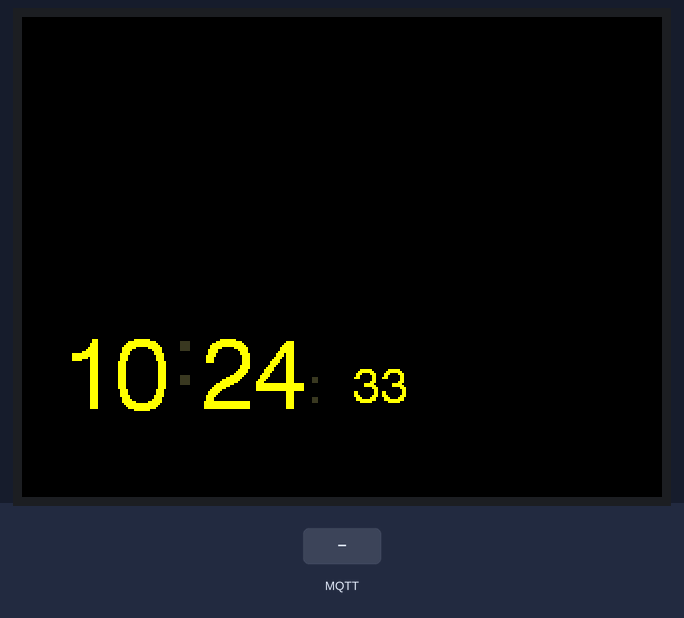
The sketch below on a simulated ESP32. On the bench: 320×240 colour display. The inputs (shaded band) are chosen by the test bench. WiFi joins after 1.5 s; servers stay silent unless stated; the local clock reads 2024-03-15 10:24:30 at power-on unless the sketch sets it; no MQTT or app messages arrive unless stated; what the sketch prints to the serial monitor is not drawn.

Above: at 3.8 s.
3.9 s: MQTT message "0" arrives on the second subscribed topic
At 5.0 s:
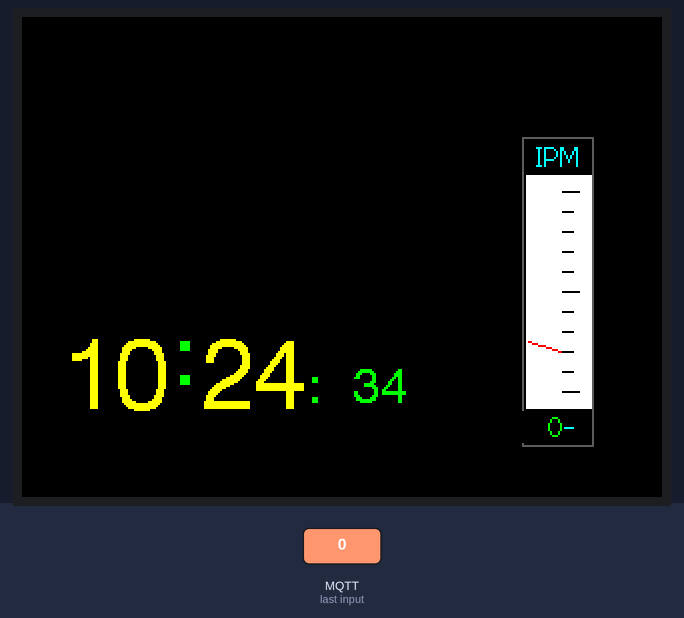
6.9 s: MQTT message "0" arrives on the first subscribed topic
At 7.6 s:
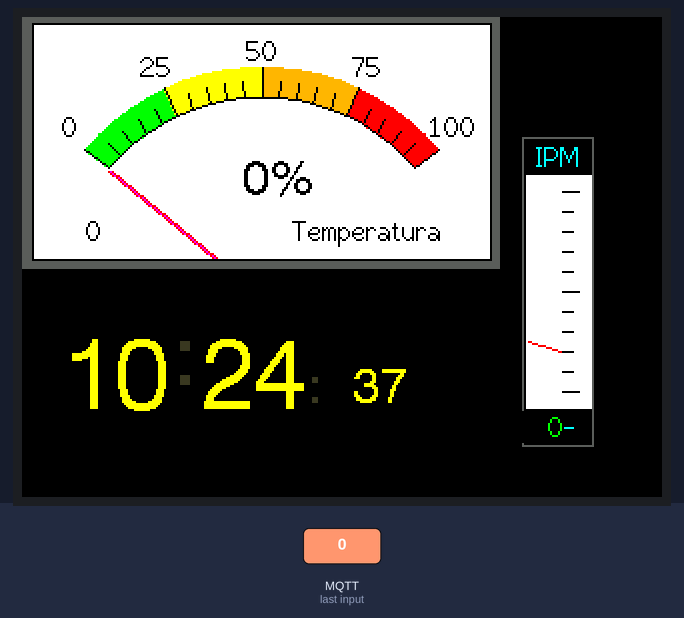
Timing chart, 0 to 9.9 s (numbered marks = the images above; inputs shaded):
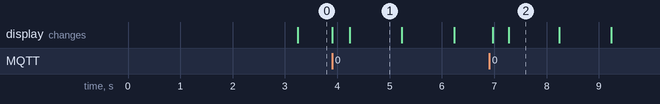

The sketch:

dasboard.ino
```cpp
#include <TFT_eSPI.h>
#include <SPI.h>
#include <WiFi.h>
#include <time.h>
#include <PubSubClient.h>

#define TFT_GREY 0x5AEB
TFT_eSPI tft = TFT_eSPI();

#define LOOP_PERIOD 35 // Display updates every 35 ms

float ltx = 0;    // Saved x coord of bottom of needle
uint16_t osx = 120, osy = 120; // Saved x & y coords
uint32_t updateTime = 0;       // time for next update

int old_analog =  -999; // Value last displayed
int old_digital = -999; // Value last displayed

int value[6] = {0, 0, 0, 0, 0, 0};
int old_value[6] = { -1, -1, -1, -1, -1, -1};
int d = 0;

//Configuracion de la red
const char* ssid = "George";
const char* password = "zsns6298";
//Configuracion de MQTT
const char* mqtt_server = "192.168.235.43";
const char* mqtt_topic = "sensor/temperatura";
const char* mqtt_topic2 = "sensor/cardio";

WiFiClient espClient;
PubSubClient client(espClient);

uint32_t targetTime = 0;
bool showCode = true;

static uint8_t conv2d(const char* p);
uint8_t hh = conv2d(__TIME__), mm = conv2d(__TIME__ + 3), ss = conv2d(__TIME__ + 6);
byte omm = 99, oss = 99;
byte xcolon = 0, xsecs = 0;
unsigned int colour = 0;

void setup() {
  Serial.begin(115200);
   tft.init(); tft.setRotation(3); tft.fillScreen(TFT_BLACK);
  tft.setTextSize(1); tft.setTextColor(TFT_YELLOW, TFT_BLACK);

  setupWiFi();
  client.setServer(mqtt_server, 1883);
  client.setCallback(callback);

}

void loop() {
    if (!client.connected())
  {
    reconnect();
  }
  client.loop();

  if (targetTime < millis()) {
    targetTime = millis() + 1000;
    struct tm timeinfo;
    if (getLocalTime(&timeinfo)) {
      hh = timeinfo.tm_hour; mm = timeinfo.tm_min; ss = timeinfo.tm_sec;
      int xpos = 20, ypos = 160, ysecs = ypos + 14;
      if (omm != mm) {
        omm = mm; xpos += tft.drawNumber(hh, xpos, ypos, 6);
        xcolon = xpos; xpos += tft.drawChar(':', xpos, ypos - 8, 6);
        xpos += tft.drawNumber(mm, xpos, ypos, 6); xsecs = xpos;
      }
      if (oss != ss) {
        oss = ss; xpos = xsecs;
        if (ss % 2) { tft.setTextColor(0x39C4, TFT_BLACK);
          xpos += tft.drawChar(':', xcolon, ypos - 8, 6);
          xpos += tft.drawChar(':', xsecs, ysecs, 4);
          tft.setTextColor(TFT_YELLOW, TFT_BLACK);
        } else {
          xpos += tft.drawChar(':', xcolon, ypos - 8, 6);
          xpos += tft.drawChar(':', xsecs, ysecs, 4);
        }
        if (ss < 10) xpos += tft.drawChar('0', xpos, ysecs, 4);
        tft.drawNumber(ss, xpos, ysecs, 4);
      }
    }
  }

}

void setupWiFi()
{
  WiFi.begin(ssid, password);
  while (WiFi.status() != WL_CONNECTED)
  {
    delay(1000);
    Serial.println("Conectando a WiFi...");
  }
  Serial.println("Conectado a WiFi");
  configTime(-6 * 3600, 0, "pool.ntp.org");
  targetTime = millis() + 1000;
}

void reconnect()
{
  while (!client.connected())
  {
    Serial.println("Conectando a MQTT...");
    if (client.connect("ESP32Client"))
    {
      Serial.println("Conectado a MQTT");
      client.subscribe(mqtt_topic);
      client.subscribe(mqtt_topic2);
    }
    else
    {
      Serial.print("Fallo en la conexion, rc=");
      Serial.println(client.state());
      delay(2000);
    }
  }
}
void callback(char *topic, byte *payload, unsigned int length) {
  // Convierte el payload a una cadena
  char payloadStr[length + 1];
  memcpy(payloadStr, payload, length);
  payloadStr[length] = '\0';

  // Convierte el payload a un entero
  int valorMQTT = atoi(payloadStr);

  // Verifica el tópico MQTT
  if (strcmp(topic, mqtt_topic) == 0) {
    // Llama a la función para actualizar la pantalla digital para topic1
    updateAnalogMeter(valorMQTT);
  } else if (strcmp(topic, mqtt_topic2) == 0) {
    // Llama a la función para actualizar la pantalla digital para topic2}
    byte d = 50;
    plotLinear("IPM", 5 * d, 60,valorMQTT);
  }
}

void updateAnalogMeter(int value)
{
  // Meter outline
  tft.fillRect(0, 0, 239, 126, TFT_GREY);
  tft.fillRect(5, 3, 230, 119, TFT_WHITE);

  tft.setTextColor(TFT_BLACK);  // Text colour

  // Draw ticks every 5 degrees from -50 to +50 degrees (100 deg. FSD swing)
  for (int i = -50; i < 51; i += 5) {
    // Long scale tick length
    int tl = 15;

    // Coodinates of tick to draw
    float sx = cos((i - 90) * 0.0174532925);
    float sy = sin((i - 90) * 0.0174532925);
    uint16_t x0 = sx * (100 + tl) + 120;
    uint16_t y0 = sy * (100 + tl) + 140;
    uint16_t x1 = sx * 100 + 120;
    uint16_t y1 = sy * 100 + 140;

    // Coordinates of next tick for zone fill
    float sx2 = cos((i + 5 - 90) * 0.0174532925);
    float sy2 = sin((i + 5 - 90) * 0.0174532925);
    int x2 = sx2 * (100 + tl) + 120;
    int y2 = sy2 * (100 + tl) + 140;
    int x3 = sx2 * 100 + 120;
    int y3 = sy2 * 100 + 140;

    // Green zone limits
    if (i >= -50 && i < 0) {
      tft.fillTriangle(x0, y0, x1, y1, x2, y2, TFT_GREEN);
      tft.fillTriangle(x1, y1, x2, y2, x3, y3, TFT_GREEN);
    }

    // Yellow zone limits
    if (i >= -25 && i < 0) {
      tft.fillTriangle(x0, y0, x1, y1, x2, y2, TFT_YELLOW);
      tft.fillTriangle(x1, y1, x2, y2, x3, y3, TFT_YELLOW);
    }

    // Orange zone limits
    if (i >= 0 && i < 25) {
      tft.fillTriangle(x0, y0, x1, y1, x2, y2, TFT_ORANGE);
      tft.fillTriangle(x1, y1, x2, y2, x3, y3, TFT_ORANGE);
    }

    // Orange zone limits
    if (i >= 25 && i < 50) {
      tft.fillTriangle(x0, y0, x1, y1, x2, y2, TFT_RED);
      tft.fillTriangle(x1, y1, x2, y2, x3, y3, TFT_RED);
    }

    // Short scale tick length
    if (i % 25 != 0) tl = 8;

    // Recalculate coords incase tick lenght changed
    x0 = sx * (100 + tl) + 120;
    y0 = sy * (100 + tl) + 140;
    x1 = sx * 100 + 120;
    y1 = sy * 100 + 140;

    // Draw tick
    tft.drawLine(x0, y0, x1, y1, TFT_BLACK);

    // Check if labels should be drawn, with position tweaks
    if (i % 25 == 0) {
      // Calculate label positions
      x0 = sx * (100 + tl + 10) + 120;
      y0 = sy * (100 + tl + 10) + 140;
      switch (i / 25) {
        case -2: tft.drawCentreString("0", x0, y0 - 12, 2); break;
        case -1: tft.drawCentreString("25", x0, y0 - 9, 2); break;
        case 0: tft.drawCentreString("50", x0, y0 - 6, 2); break;
        case 1: tft.drawCentreString("75", x0, y0 - 9, 2); break;
        case 2: tft.drawCentreString("100", x0, y0 - 12, 2); break;
      }
    }

    // Now draw the arc of the scale
    sx = cos((i + 5 - 90) * 0.0174532925);
    sy = sin((i + 5 - 90) * 0.0174532925);
    x0 = sx * 100 + 120;
    y0 = sy * 100 + 140;
    // Draw scale arc, don't draw the last part
    if (i < 50) tft.drawLine(x0, y0, x1, y1, TFT_BLACK);
  }

  tft.drawString("Temperatura", 5 + 230 - 100, 119 - 20, 2); // Units at bottom right
  if(value > 100){
    value = value/10;
  }
  char buf[8]; dtostrf(value, 4, 0, buf);
  tft.drawCentreString(strcat(buf, "%"), 120, 70, 4); // Comment out to avoid font 4
  tft.drawRect(5, 3, 230, 119, TFT_BLACK); // Draw bezel line

  plotNeedle(value, 0); // Put meter needle at 0

}

void plotNeedle(int value, byte ms_delay)
{
  tft.setTextColor(TFT_BLACK, TFT_WHITE);
  char buf[8]; dtostrf(value, 4, 0, buf);
  tft.drawRightString(buf, 40, 119 - 20, 2);

  if (value < -10) value = -10; // Limit value to emulate needle end stops
  if (value > 110) value = 110;

  // Move the needle util new value reached
  while (!(value == old_analog)) {

    if (ms_delay == 0) old_analog = value; // Update immediately id delay is 0

    float sdeg = map(old_analog, -10, 110, -150, -30); // Map value to angle
    // Calcualte tip of needle coords
    float sx = cos(sdeg * 0.0174532925);
    float sy = sin(sdeg * 0.0174532925);

    // Calculate x delta of needle start (does not start at pivot point)
    float tx = tan((sdeg + 90) * 0.0174532925);

    // Erase old needle image
    tft.drawLine(120 + 20 * ltx - 1, 140 - 20, osx - 1, osy, TFT_WHITE);
    tft.drawLine(120 + 20 * ltx, 140 - 20, osx, osy, TFT_WHITE);
    tft.drawLine(120 + 20 * ltx + 1, 140 - 20, osx + 1, osy, TFT_WHITE);

    // Re-plot text under needle
    tft.setTextColor(TFT_BLACK);
    tft.drawCentreString("", 120, 70, 4); // // Comment out to avoid font 4

    // Store new needle end coords for next erase
    ltx = tx;
    osx = sx * 98 + 120;
    osy = sy * 98 + 140;

    // Draw the needle in the new postion, magenta makes needle a bit bolder
    // draws 3 lines to thicken needle
    tft.drawLine(120 + 20 * ltx - 1, 140 - 20, osx - 1, osy, TFT_RED);
    tft.drawLine(120 + 20 * ltx, 140 - 20, osx, osy, TFT_MAGENTA);
    tft.drawLine(120 + 20 * ltx + 1, 140 - 20, osx + 1, osy, TFT_RED);

    // Slow needle down slightly as it approaches new postion
    if (abs(old_analog - value) < 10) ms_delay += ms_delay / 5;

    // Wait before next update
    delay(ms_delay);
  }
}

void plotLinear(char *label, int x, int y, int valueM)
{
  int w = 36;
  tft.drawRect(x, y, w, 155, TFT_GREY);
  tft.fillRect(x + 2, y + 19, w - 3, 155 - 38, TFT_WHITE);
  tft.setTextColor(TFT_CYAN, TFT_BLACK);
  tft.drawCentreString(label, x + w / 2, y + 2, 2);

  for (int i = 0; i < 110; i += 10)
  {
    tft.drawFastHLine(x + 20, y + 27 + i, 6, TFT_BLACK);
  }

  for (int i = 0; i < 110; i += 50)
  {
    tft.drawFastHLine(x + 20, y + 27 + i, 9, TFT_BLACK);
  }


  tft.drawCentreString("---", x + w / 2, y + 155 - 18, 2);
  //Serial.println(valueM);
  plotPointer(valueM);
}

// #########################################################################
//  Adjust  linear meter pointer positions
// #########################################################################
void plotPointer(int valorM)
{
  int dy = 187;
  byte pw = 16;

  tft.setTextColor(TFT_GREEN, TFT_BLACK);

  // Move the 6 pointers one pixel towards new value
  for (int i = 0; i < 1; i++)
  {
    Serial.println( i);
    char buf[8]; dtostrf(valorM, 4, 0, buf);
    tft.drawRightString(buf, 240 + 36 - 5, 87 - 27 + 155 - 18, 2);

    int dx = 3 + 50 * 5;
    if (valorM < 0) valorM = 0; // Limit value to emulate needle end stops
    if (valorM > 100) valorM = 100;

    while (!(valorM == old_value[i])) {
      dy = 67 + 100 - old_value[i];
      if (old_value[i] > valorM)
      {
        tft.drawLine(dx, dy - 5, dx + pw, dy, TFT_WHITE);
        old_value[i]--;
        tft.drawLine(dx, dy + 6, dx + pw, dy + 1, TFT_RED);
      }
      else
      {
        tft.drawLine(dx, dy + 5, dx + pw, dy, TFT_WHITE);
        old_value[i]++;
        tft.drawLine(dx, dy - 6, dx + pw, dy - 1, TFT_RED);
      }
    }
  }
}


static uint8_t conv2d(const char* p) {
  uint8_t v = 0;
  if ('0' <= *p && *p <= '9') v = *p - '0';
  return 10 * v + *++p - '0';
}
```

Measured:
- after the input at 3.9 s, the display: first changes at once (image 1 shows a later state)
- after the input at 6.9 s, the display: first changes after 0.07 s (image 2 shows a later state)
- what the display in image 1 shows lasts 1.0 s, from 4.2 s to 5.2 s
